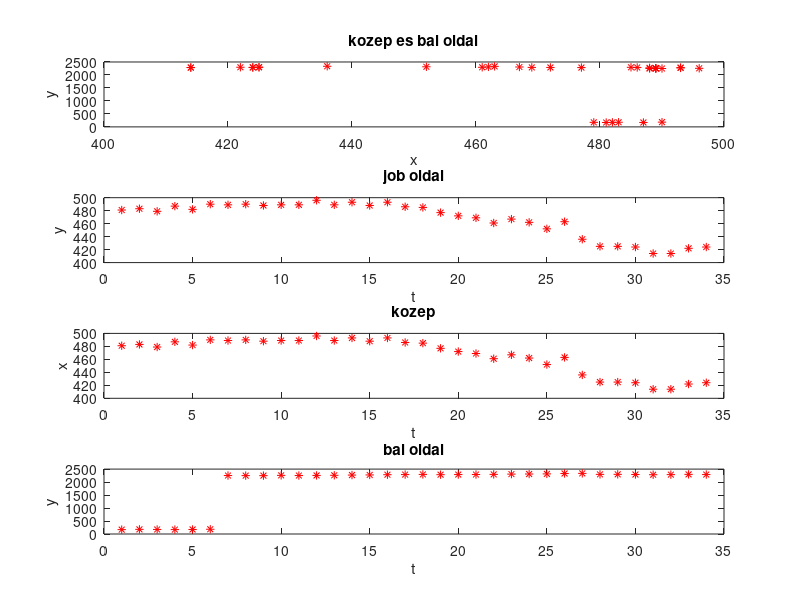

The MATLAB source for this figure:
clc;
close all;

rightSide = [481,483,479,487,482,490,489,490,488,489,489,496,489,493,488,493,486,485,477,472,469,461,467,462,452,463,436,425,425,424,414,414,422,424];
center = [481,483,479,487,482,490,489,490,488,489,489,496,489,493,488,493,486,485,477,472,469,461,467,462,452,463,436,425,425,424,414,414,422,424];
leftSide = [169,179,175,170,174,183,2252,2249,2248,2258,2252,2256,2261,2270,2275,2284,2289,2295,2285,2290,2291,2296,2307,2311,2315,2331,2335,2297,2298,2292,2284,2287,2297,2290];

for t=1:34
    subplot(4,1,1);
    plot(center(t),leftSide(t),'r*');
    xlabel('x')
    ylabel('y');
    title('kozep es bal oldal');
    hold on;
    
    subplot(4,1,2);
    plot(t, rightSide(t),'r*');
    xlabel('t')
    ylabel('y');
    title('job oldal');
    hold on;
   
    subplot(4,1,3);
    plot(t,center(t),'r*');
    xlabel('t')
    ylabel('x');
    title('kozep');
    hold on;
   
  
    subplot(4,1,4);
    plot(t, leftSide(t),'r*');
    xlabel('t')
    ylabel('y');
    title('bal oldal');
    hold on;
    %pause(1);
end